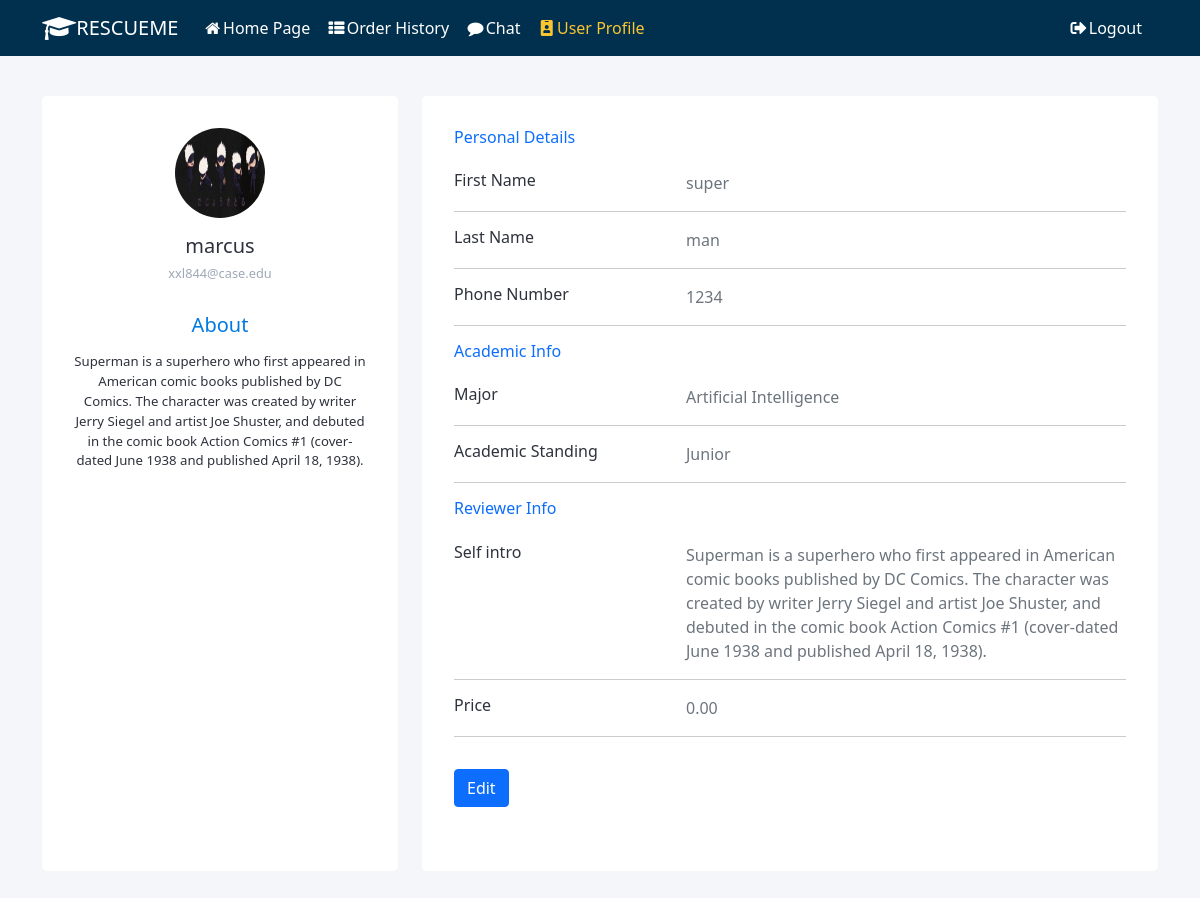
Page /user_profile/ (signed in) on the committed database.
### resume_review/models.py (models this page shows, shortened)
class Account(models.Model):
    FRESHMEN = 'Freshmen'
    SOPHOMORE = 'Sophomore'
    JUNIOR = 'Junior'
    SENIOR = 'Senior'
    GRADUATE = 'Graduate'
    ACADEMIC_STANDING = [
        (FRESHMEN, 'Freshmen'),
        (SOPHOMORE, 'Sophomore'),
        (JUNIOR, 'Junior'),
        (SENIOR, 'Senior'),
        (GRADUATE, 'Graduate'),
    ]
    MAJOR = source_api.get_major_list()
    user = models.ForeignKey(User, on_delete=models.CASCADE)
    first_name = models.CharField(max_length=255)
    last_name = models.CharField(max_length=255)
    major = models.CharField(max_length=255, choices=MAJOR)
    academic = models.CharField(
        max_length=255, choices=ACADEMIC_STANDING)
    phone = models.CharField(max_length=12)
    create_at = models.DateField(auto_now=True)
    avatar = models.ImageField(
        upload_to='profile_pic', null=True, default='user.png')

class Reviewer(models.Model):
    account = models.ForeignKey(Account, on_delete=models.CASCADE)
    price = models.DecimalField(max_digits=6, decimal_places=2, default=0)
    specialized_field = models.CharField(max_length=255)
    self_intro = models.TextField()
    delivery_time = models.DateTimeField(null=False, default=timezone.now)

### resume_review/views.py (the view, shortened to what this page needs)
# urls.py: path('user_profile/', views.UserProfileView.as_view(), name='user_profile'),
class UserProfileView(FormView):
    template_name = 'user_profile.html'
    form_class = UserProfileForm
    success_url = '/user_profile'
    def get_context_data(self, **kwargs):
        context = super().get_context_data(**kwargs)
        user = self.request.user
        context['user_name'] = user.username if user.is_authenticated else None
        context['email'] = user.email if user.is_authenticated else None
        context['account'] = user_api.get_account_by_user(user)
        account = user_api.get_account_by_user(user)
        reviewer = user_api.get_reviewer_by_account(account)
        if not reviewer:
            context['self_intro'] = ''
            context['reviewer'] = 'false'
            context['price'] = ''
        else:
            context['self_intro'] = reviewer.self_intro
            context['reviewer'] = 'true'
            context['price'] = reviewer.price
        return context
    def get(self, request, *args, **kwargs):
        context = self.get_context_data(**kwargs)
        if not self.request.user.is_authenticated:
            return HttpResponseRedirect('/')
        return self.render_to_response(context)

### resume_review/user_api.py (called while the page is built)
def get_reviewer_by_account(account):
    try:
        reviewers = Reviewer.objects.filter(account=account)
        if len(reviewers) == 0:
            logger.error('cannot find reviewer for %s' % account.user)
            return None
        return reviewers[0]
    except:
        logger.error('get_reviewer_by_account failed')
    return None

def get_account_by_user(user):
    try:
        accounts = Account.objects.filter(user=user)
        if len(accounts) == 0:
            logger.error('cannot find account for user %s' % user)
            return None
        return accounts[0]
    except:
        logger.error('get_account_by_user failed')
    return None

### resume_review/templates/user_profile.html (shortened to what this page needs)
{% extends "base.html" %}
{% load static %}
{% block content %}
<link rel="stylesheet" href="{% static 'css/user_profile.css' %}" />
<div class="main-body">
    <form class="profile-form" id="profile-form" method="post" action="" enctype="multipart/form-data" novalidate>
        <div class="container">
            <div class="row gutters">
                <div class="col-xl-4 col-lg-4 col-md-12 col-sm-12 col-12">
                    <div class="card h-100">
                        <div class="card-body">
                            <div class="account-settings">
                                <div class="user-profile">
                                    <div class="user-avatar">
                                        <img class="profile-pic" src="{{account.avatar.url}}" >
                                    </div>
                                    <h5 class="user-name">{{ user_name }}</h5>
                                    <h6 class="user-email">{{ email }}</h6>
                                    {% if reviewer == 'true' %}
                                    <div class="about">
                                        <h5>About</h5>
                                        <p>{{ self_intro }}</p>
                                    </div>
                                    {% endif %}
                                </div>
                            </div>
                        </div>
                    </div>
                </div>
                <div class="col-xl-8 col-lg-8 col-md-12 col-sm-12 col-12">
                    <div class="card h-100">
                        <div class="card-body">
                            <div class="row mb-3">
                                <div class="col-sm-12">
                                    <h6 class="mb-2 text-primary">Personal Details</h6>
                                </div>
                            </div>
                            <div class="row mb-3">
                                {% with field=form.first_name %}
                                <div class="col-sm-4">
                                    <h6 class="mb-0">{{ field.label }}</h6>
                                </div>
                                <div class="col-sm-8">
                                    <div class="info text-secondary" id="info_first_name">
                                        {{ account.first_name }}
                                    </div>
                                </div>
                                {% endwith %}</div>
                            <div class="info">
                                <hr>
                            </div>
                            <div class="row mb-3">
                                {% with field=form.last_name %}
                                <div class="col-sm-4">
                                    <h6 class="mb-0">{{ field.label }}</h6>
                                </div>
                                <div class="col-sm-8">
                                    <div class="info text-secondary" id="info_last_name">
                                        {{ account.last_name }}
                                    </div>
                                </div>
                                {% endwith %}
                            </div>
                            <div class="info">
                                <hr>
                            </div>
                            <div class="row mb-3">
                                {% with field=form.phone_number %}
                                <div class="col-sm-4">
                                    <h6 class="mb-0">{{ field.label }}</h6>
                                </div>
                                <div class="col-sm-8">
                                    <div class="info text-secondary" id="info_phone_number">
                                        {{ account.phone }}
                                    </div>
                                </div>
                                {% endwith %}
                            </div>
                            <div class="info">
                                <hr>
                            </div>
                            <div class="row mb-3">
                                <div class="col-sm-12">
                                    <h6 class="mb-2 text-primary">Academic Info</h6>
                                </div>
                            </div>
                            <div class="row mb-3">
                                {% with field=form.major %}
                                <div class="col-sm-4">
                                    <h6 class="mb-0">{{ field.label }}</h6>
                                </div>
                                <div class="col-sm-8">
                                    <div class="info text-secondary" id="info_major">
                                        {{ account.major }}
                                    </div>
                                </div>
                                {% endwith %}
                            </div>
                            <div class="info">
                                <hr>
                            </div>
                            <div class="row mb-3">
                                {% with field=form.academic_standing %}
                                <div class="col-sm-4">
                                    <h6 class="mb-0">{{ field.label }}</h6>
                                </div>
                                <div class="col-sm-8">
                                    <div class="info text-secondary" id="info_academic_standing">
                                        {{ account.academic }}
                                    </div>
                                </div>
                                {% endwith %}
                            </div>
                            <div class="info">
                                <hr>
                            </div>
                            <div class="row mb-3">
                                <div class="col-sm-12">
                                    <h6 class="mb-2 text-primary">Reviewer Info</h6>
                                </div>
                            </div>
                            {% if reviewer == "false" %}
                            <div class="reviewer-profile card mt-3">
                                <div class="justify-content-center pt-5 pb-5" style="align-items:center">
                                    <h3 class="text-center"><i class="fa fa-lock text-primary fa-3x pb-3"></i></h3>
                                    <input type="text" name="unlock" value="{{reviewer}}" id="id_unlock" hidden>
                                    <button class="btn btn-outline-primary d-flex justify-content-center" style="margin: 0 auto;" id="unlock" type="button"  data-toggle="modal" data-target="#unlockModal">Unlock Reviewer</button>
                                </div>
                            </div>
                            {% else %}
                            <div class="row mb-3">
                                {% with field=form.self_intro %}
                                <div class="col-sm-4">
                                    <h6 class="mb-0">{{ field.label }}</h6>
                                </div>
                                <div class="col-sm-8">
                                    <div class="info text-secondary" id="info_self_intro">
                                        {{ self_intro }}
                                    </div>
                                </div>
                                {% endwith %}
                            </div>
                            <div class="info">
                                <hr>
                            </div>
                            <div class="row mb-3">
                                {% with field=form.price %}
                                <div class="col-sm-4">
                                    <h6 class="mb-0">{{ field.label }}</h6>
                                </div>
                                <div class="col-sm-8">
                                    <div class="info text-secondary" id="info_price">
                                        {{ price }}
                                    </div>
                                </div>
                                {% endwith %}
                            </div>
                            <div class="info">
                                <hr>
                            </div>
                            {% endif %}
                            <div class="row mb-3">
                                <div class="col-sm-8">
                                    <div class="text-right mt-3">
                                        <div class="info">
                                            <button type="button" name="edit" id="edit" class="btn btn-primary">Edit</button>
                                        </div>
                                    </div>
                                </div>
                            </div>
                        </div>
                    </div>
                </div>
            </div>
        </div>
    </form>
</div>
{% endblock %}

### static/css/user_profile.css (style rules this page uses)
body { margin: 0; color: #2e323c; background: #f5f6fa; position: relative; height: 100%; }
.main-body { padding-top: 20px; padding-bottom: 20px; }
.account-settings .user-profile { margin: 0 0 1rem 0; padding-bottom: 1rem; text-align: center; }
.account-settings .user-profile .user-avatar { margin: 0 0 1rem 0; }
.account-settings .user-profile .user-avatar img { width: 90px; height: 90px; -webkit-border-radius: 100px; -moz-border-radius: 100px; border-radius: 100px; }
.account-settings .user-profile h5.user-name { margin: 0 0 0.5rem 0; }
.account-settings .user-profile h6.user-email { margin: 0; font-size: 0.8rem; font-weight: 400; color: #9fa8b9; }
.account-settings .about { margin: 2rem 0 0 0; text-align: center; }
.account-settings .about h5 { margin: 0 0 15px 0; color: #007ae1; }
.account-settings .about p { font-size: 0.825rem; }
.card { background: #ffffff; -webkit-border-radius: 5px; -moz-border-radius: 5px; border-radius: 5px; border: 0; margin-bottom: 1rem; }
.card-body { padding: 2rem 2rem; }
.profile-pic { max-width: 200px; max-height:200px; margin: 0 auto; border-radius: 50%; }

### rows in the picture
Account: avatar (picture), first_name "super", last_name "man", phone "1234", major "Artificial Intelligence", academic "Junior"
Reviewer: self_intro "Superman is a superhero who first appeared in American comic books published by DC Comics. The character was created by writer Jerry Siegel and artist Joe Shuster, and debuted in the comic book Action Comics #1 (cover-dated June 1938 and published April 18, 1938).", price "0.00"

### other values in the picture
{{ user_name }} "marcus"
{{ email }} "xxl844@case.edu"
{{ field.label }} "First Name"
{{ field.label }} "Last Name"
{{ field.label }} "Phone Number"
{{ field.label }} "Major"
{{ field.label }} "Academic Standing"
{{ field.label }} "Self intro"
{{ field.label }} "Price"
